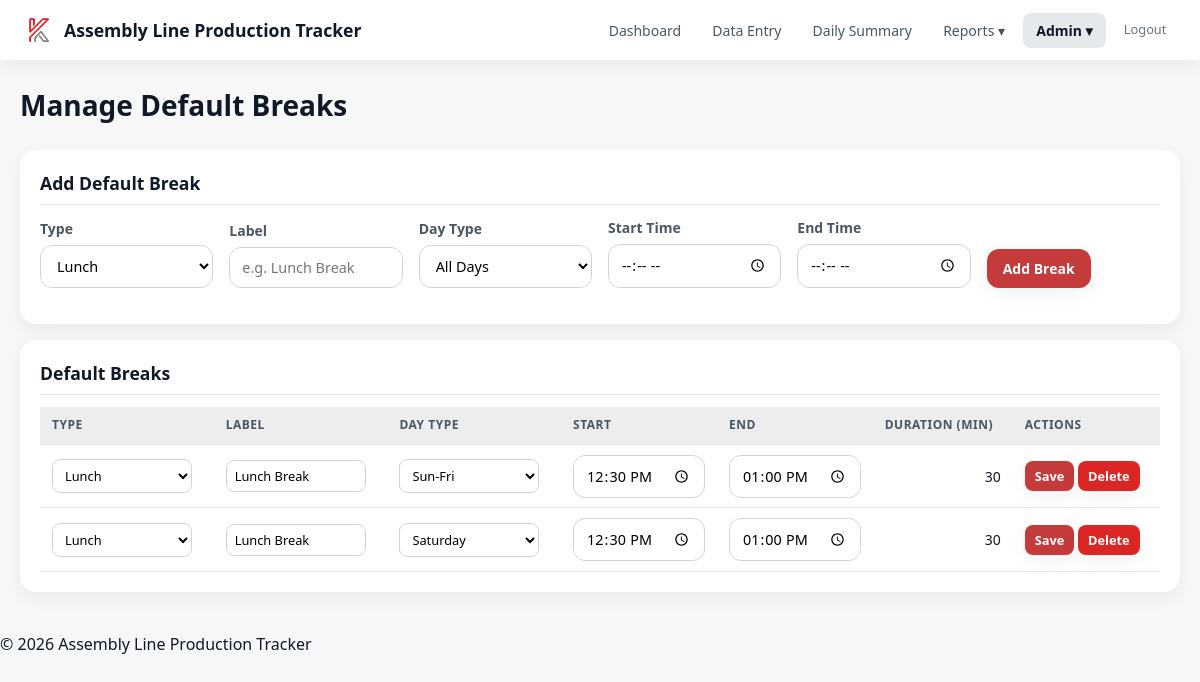
The page /pages/manage_breaks.php (signed in) on the database its author committed.
### tables this page shows
CREATE TABLE IF NOT EXISTS breaks (
    id INT UNSIGNED AUTO_INCREMENT PRIMARY KEY,
    break_type ENUM('lunch','tea','other') NOT NULL,
    label VARCHAR(50),
    is_default TINYINT(1) NOT NULL DEFAULT 0,
    day_type ENUM('sun_fri','sat','all') DEFAULT 'all',
    production_date DATE DEFAULT NULL,
    group_id INT UNSIGNED DEFAULT NULL,
    start_time TIME NOT NULL,
    end_time TIME NOT NULL,
    CONSTRAINT fk_breaks_group FOREIGN KEY (group_id) REFERENCES production_groups(id) ON DELETE SET NULL
);

### includes/functions.php (called while the page is built, shortened)
<?php
function h($str): string {
    return htmlspecialchars((string)$str, ENT_QUOTES, 'UTF-8');
}

### pages/manage_breaks.php (the view, shortened to what this page needs)
<?php
require_once APP_ROOT . '/includes/functions.php';
$db = getDB();
$breaks = $db->query('SELECT * FROM breaks WHERE is_default = 1 ORDER BY break_type, start_time')->fetchAll();
include APP_ROOT . '/includes/header.php';
?>
<div class="page-header">
    <h1>Manage Default Breaks</h1>
</div>
<div class="card">
    <div class="card-header">Add Default Break</div>
    <form method="POST">
        <div class="form-row">
            <div class="form-group">
                <label>Type</label>
                <select name="break_type">
                    <option value="lunch">Lunch</option>
                </select>
            </div>
            <div class="form-group">
                <label>Label</label>
                <input type="text" name="label" placeholder="e.g. Lunch Break" required>
            </div>
            <div class="form-group">
                <label>Day Type</label>
                <select name="day_type">
                    <option value="all">All Days</option>
                </select>
            </div>
            <div class="form-group">
                <label>Start Time</label>
                <input type="time" name="start_time" required>
            </div>
            <div class="form-group">
                <label>End Time</label>
                <input type="time" name="end_time" required>
            </div>
            <div class="form-group">
                <button type="submit" class="btn btn-primary">Add Break</button>
            </div>
        </div>
    </form>
</div>
<div class="card">
    <div class="card-header">Default Breaks</div>
    <div class="table-responsive">
        <table>
            <thead>
                <tr>
                    <th>Type</th>
                    <th>Label</th>
                    <th>Day Type</th>
                    <th>Start</th>
                    <th>End</th>
                    <th>Duration (min)</th>
                    <th>Actions</th>
                </tr>
            </thead>
            <tbody>
                <?php foreach ($breaks as $b): ?>
                <tr>
                    <form method="POST">
                        <td>
                            <select name="break_type">
                                <option value="lunch" <?= $b['break_type'] === 'lunch' ? 'selected' : '' ?>>Lunch</option>
                            </select>
                        </td>
                        <td><input type="text" name="label" value="<?= h($b['label']) ?>" style="width:140px"></td>
                        <td>
                            <select name="day_type">
                                <option value="sun_fri" <?= $b['day_type'] === 'sun_fri' ? 'selected' : '' ?>>Sun-Fri</option>
                                <option value="sat" <?= $b['day_type'] === 'sat' ? 'selected' : '' ?>>Saturday</option>
                            </select>
                        </td>
                        <td><input type="time" name="start_time" value="<?= h(substr($b['start_time'], 0, 5)) ?>"></td>
                        <td><input type="time" name="end_time" value="<?= h(substr($b['end_time'], 0, 5)) ?>"></td>
                        <td class="num"><?= round((strtotime($b['end_time']) - strtotime($b['start_time'])) / 60) ?></td>
                        <td>
                            <button type="submit" class="btn btn-sm btn-primary">Save</button>
                    </form>
                    <form method="POST" style="display:inline" onsubmit="return confirm('Delete this break?')">
                        <button type="submit" class="btn btn-sm btn-danger">Delete</button>
                    </form>
                </tr>
                <?php endforeach; ?>
            </tbody>
        </table>
    </div>
</div>
<?php include APP_ROOT . '/includes/footer.php'; ?>

### assets/css/style.css (style rules this page uses)
*, *::before, *::after { box-sizing: border-box; margin: 0; padding: 0; }
:root { --brand-primary: #C53A3A; --brand-primary-dark: #A72E2E; --brand-primary-hover: #8B2A2A; --neutral-100: #F6F7F8; --neutral-200: #EBEDEF; --neutral-300: #E6E9EC; --neutral-400: #D1D5DB; --neutral-600: #6B7280; --neutral-700: #4B5563; --text-default: #111827; --white: #FFFFFF; --success: #16A34A; --success-light: #DCFCE7; --warning: #F59E0B; --warning-light: #FEF3C7; --error: #DC2626; --error-light: #FEE2E2; --info: #2563EB; --info-light: #DBEAFE; --pending: #9CA3AF; --pending-light: #F3F4F6; --radius-sm: 6px; --radius-md: 8px; --radius-lg: 12px; --radius-xl: 16px; --radius-pill: 999px; --shadow-soft: 0 6px 18px rgba(16,24,40,0.06); --shadow-medium: 0 8px 24px rgba(16,24,40,0.12); --primary: var(--brand-primary); --primary-light: var(--brand-primary); --primary-dark: var(--brand-primary-dark); --danger: var(--error); --danger-bg: var(--error-light); --success-bg: var(--success-light); --warning-bg: var(--warning-light); --info-bg: var(--info-light); --gray-50: var(--neutral-100); --gray-100: var(--neutral-200); --gray-200: var(--neutral-300); --gray-300: var(--neutral-400); --gray-400: var(--neutral-600); --gray-500: var(--neutral-600); --gray-600: var(--neutral-700); --gray-700: var(--neutral-700); --gray-800: var(--text-default); --radius: var(--radius-md); --shadow: var(--shadow-soft); --shadow-md: var(--shadow-medium); }
body { font-family: "Segoe UI", system-ui, -apple-system, "Helvetica Neue", Arial, sans-serif; font-size: 16px; color: var(--text-default); background: var(--neutral-100); line-height: 1.5; }
.page-header { display: flex; align-items: center; justify-content: space-between; margin-bottom: 1.5rem; flex-wrap: wrap; gap: 0.75rem; }
.page-header h1 { font-size: 1.75rem; font-weight: 700; color: var(--text-default); }
.card { background: var(--white); border-radius: var(--radius-xl); box-shadow: var(--shadow-soft); padding: 1.25rem; margin-bottom: 1rem; }
.card-header { font-size: 1.1rem; font-weight: 600; margin-bottom: 0.75rem; padding-bottom: 0.5rem; border-bottom: 1px solid var(--neutral-300); display: flex; align-items: center; gap: 8px; }
.table-responsive { overflow-x: auto; }
table { width: 100%; border-collapse: collapse; font-size: 0.875rem; }
th, td { padding: 0.6rem 0.75rem; text-align: left; border-bottom: 1px solid var(--neutral-300); }
th { background: var(--neutral-200); font-weight: 600; color: var(--neutral-700); text-transform: uppercase; font-size: 0.75rem; letter-spacing: 0.5px; white-space: nowrap; }
td.num, th.num { text-align: right; white-space: nowrap; }
table { table-layout: auto; }
table th, table td { vertical-align: middle; }
.form-group { margin-bottom: 1rem; }
.form-group label { display: flex; align-items: center; gap: 6px; font-weight: 600; margin-bottom: 6px; color: var(--neutral-700); font-size: 0.875rem; }
.form-row { display: flex; gap: 1rem; flex-wrap: wrap; align-items: flex-end; }
.form-row .form-group { flex: 1; min-width: 150px; }
input[type="text"], input[type="number"], input[type="date"], input[type="time"], input[type="password"], select, textarea { width: 100%; padding: 10px 12px; border: 1px solid var(--neutral-400); border-radius: var(--radius-lg); font-size: 0.9rem; font-family: inherit; background: var(--white); transition: border-color 0.15s, box-shadow 0.15s; }
table input[type="number"], table input[type="text"], table select { width: 80px; padding: 6px 8px; font-size: 0.8rem; border-radius: var(--radius-md); }
table select { width: 140px; }
.btn { display: inline-flex; align-items: center; justify-content: center; gap: 8px; padding: 10px 16px; border: none; border-radius: var(--radius-lg); font-size: 0.875rem; font-weight: 600; cursor: pointer; transition: background 0.15s, transform 0.1s; font-family: inherit; box-shadow: var(--shadow-soft); }
.btn-primary { background: var(--brand-primary); color: var(--white); }
.btn-danger { background: var(--error); color: var(--white); }
.btn-sm { padding: 6px 10px; font-size: 0.8rem; border-radius: var(--radius-md); }

### rows shown on the page
breaks: break_type "Lunch", label "Lunch Break", day_type "Sun-Fri", start_time "12:30", end_time "13:00", end_time+start_time "30"
breaks: break_type "Lunch", label "Lunch Break", day_type "Saturday", start_time "12:30", end_time "13:00", end_time+start_time "30"

### other values the page prints
APP_NAME "Assembly Line Production Tracker"
